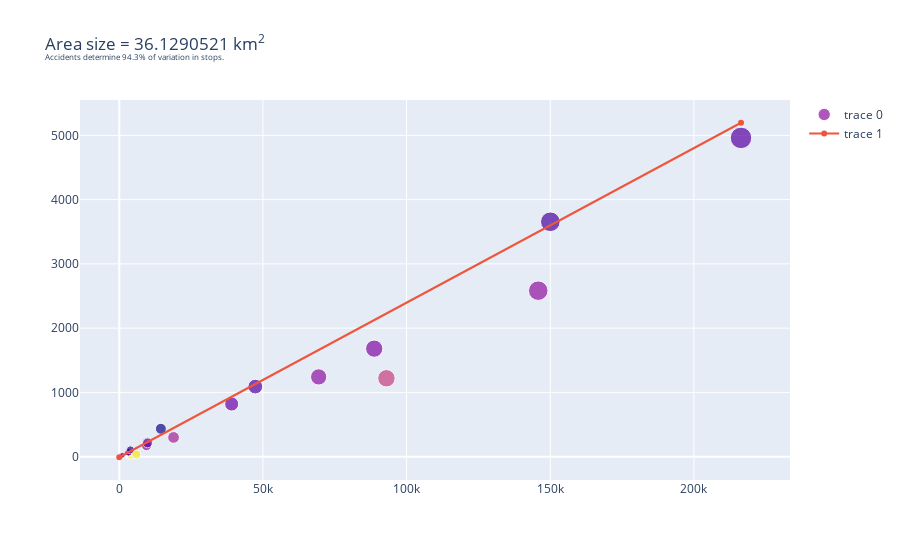
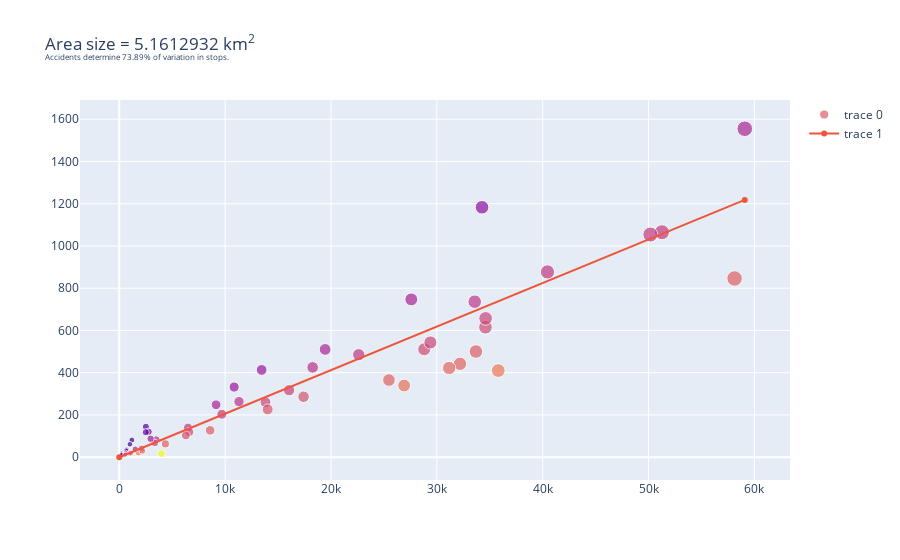
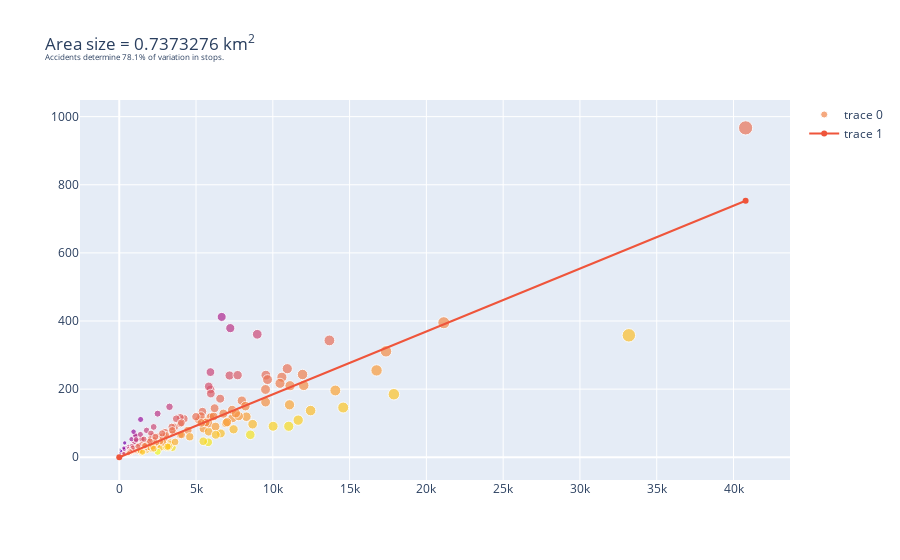
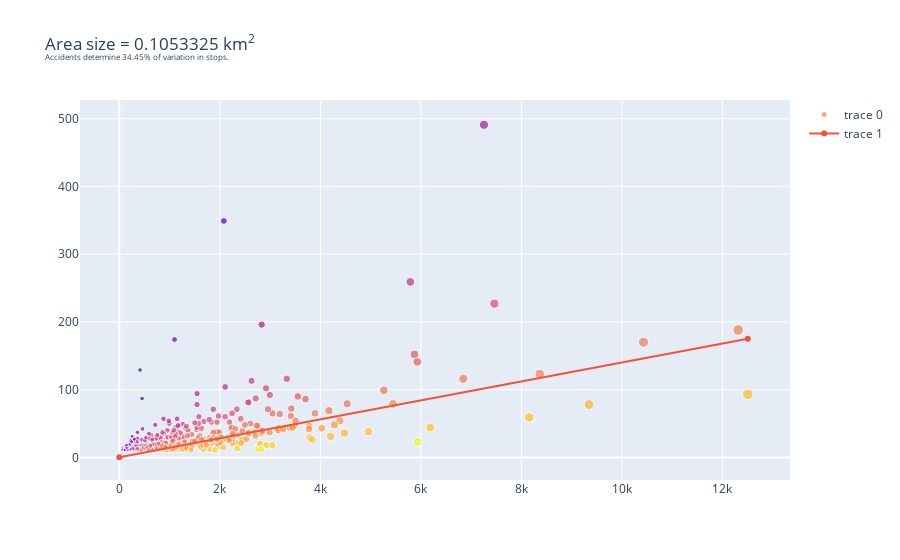

The notebook cell these images were saved under, in order:
### Code cell
for res in RESOLUTIONS:
    scatter_x_y_w_WLS_trend(x='Stops', y='Accident', res=res, query_str='Stops > 50 and Accident > 10')

### Figure 1 — Plotly figure (JSON) as saved in the notebook; plotly's stock layout.template omitted (floating-point values rounded to 4 significant figures)
{"data": [{"marker": {"color": [4.018, 5.253, 3.771, 3.843, 3.866, 3.885, 3.823, 3.966, 3.775, 4.334, 3.714, 5.168, 4.001, 4.024, 3.591, 4.033, 3.508, 4.146, 3.905], "size": [9.873, 7.96, 14.75, 7.505, 14.06, 7.557, 9.96, 17.26, 21.57, 17.46, 19.68, 8.791, 5.351, 16.23, 7.892, 19.54, 10.97, 11.72, 5.749]}, "mode": "markers", "type": "scatter", "x": [9502, 4015, 47355, 3172, 39125, 3261, 9839, 88729, 216388, 92986, 150029, 5972, 820, 69395, 3880, 145815, 14481, 18898, 1092], "y": [171, 21, 1090, 68, 819, 67, 215, 1681, 4961, 1220, 3656, 34, 15, 1241, 107, 2583, 434, 299, 22]}, {"type": "scatter", "x": [0, 216388], "y": [-9.265, 5197.0]}], "layout": {"title": {"text": "\n                      Area size = 36.1290521 km<sup>2<sup>      \n                      <br>Accidents determine 94.3% of variation in stops.\n                      "}}}

### Figure 2 — Plotly figure (JSON) as saved in the notebook; plotly's stock layout.template omitted (floating-point values rounded to 4 significant figures)
{"data": [{"marker": {"color": [4.214, 2.501, 5.456, 4.236, 3.609, 3.143, 3.739, 4.109, 4.458, 3.29, 3.924, 3.608, 3.973, 3.94, 2.958, 3.837, 3.914, 3.762, 4.21, 3.06, 3.527, 3.866, 4.032, 3.96, 3.638, 3.82, 2.861, 3.641, 3.874, 4.03, 4.128, 4.288, 4.23, 3.366, 2.687, 3.483, 3.863, 3.842, 4.285, 4.246, 4.03, 3.781, 3.577, 3.831, 3.742, 4.302, 3.272, 3.816, 3.684, 3.613, 3.991, 3.142, 4.47, 3.964, 3.761, 2.804, 4.374, 3.487, 3.056, 3.335, 4.018, 2.736, 4.112, 3.901], "size": [9.627, 3.952, 7.943, 8.125, 12.89, 5.091, 7.687, 11.49, 6.524, 5.14, 11.25, 9.78, 10.84, 6.776, 5.131, 8.977, 7.611, 10.31, 13.55, 5.07, 7.377, 9.922, 13.03, 5.382, 15.59, 13.54, 7.083, 11.81, 15.05, 13.64, 10.88, 13.39, 15.53, 13.61, 5.873, 10.77, 14.97, 12.26, 6.831, 12.63, 5.718, 5.065, 5.038, 14.18, 4.641, 13.29, 4.907, 4.832, 6.236, 4.856, 13.09, 7.259, 13.76, 13.64, 11.63, 5.633, 12.81, 10.21, 7.076, 4.193, 9.019, 3.834, 8.907, 4.829]}, "mode": "markers", "type": "scatter", "x": [8588, 244, 3981, 4357, 27588, 672, 3491, 17412, 1812, 698, 16044, 9147, 13816, 2108, 693, 6495, 3356, 11313, 33692, 661, 2961, 9690, 28808, 839, 59087, 33579, 2517, 19448, 51264, 34592, 14021, 32186, 58124, 34269, 1190, 13451, 50169, 22620, 2178, 25475, 1069, 658, 644, 40451, 464, 31161, 580, 545, 1512, 556, 29392, 2777, 35803, 34606, 18268, 1007, 26913, 10853, 2507, 309, 6618, 216, 6293, 544], "y": [127, 20, 17, 63, 747, 29, 83, 286, 21, 26, 317, 248, 260, 41, 36, 140, 67, 263, 500, 31, 87, 203, 511, 16, 1555, 736, 144, 510, 1065, 615, 226, 442, 846, 1183, 81, 413, 1054, 485, 30, 365, 19, 15, 18, 877, 11, 422, 22, 12, 38, 15, 543, 120, 410, 657, 425, 61, 339, 332, 118, 11, 119, 14, 103, 11]}, {"type": "scatter", "x": [0, 59087], "y": [-0.5, 1218.0]}], "layout": {"title": {"text": "\n                      Area size = 5.1612932 km<sup>2<sup>      \n                      <br>Accidents determine 73.89% of variation in stops.\n                      "}}}

### Figure 3 — Plotly figure (JSON) as saved in the notebook; plotly's stock layout.template omitted (floating-point values rounded to 4 significant figures; data arrays with more than 128 entries replaced by an {"elided": "..."} marker saying what was removed)
{"data": [{"marker": {"color": {"elided": "221 float values"}, "size": {"elided": "221 float values"}}, "mode": "markers", "type": "scatter", "x": {"elided": "221 int values"}, "y": {"elided": "221 int values"}}, {"type": "scatter", "x": [0, 40788], "y": [0.01326, 753.0]}], "layout": {"title": {"text": "\n                      Area size = 0.7373276 km<sup>2<sup>      \n                      <br>Accidents determine 78.1% of variation in stops.\n                      "}}}

### Figure 4 — Plotly figure (JSON) as saved in the notebook; plotly's stock layout.template omitted (floating-point values rounded to 4 significant figures; data arrays with more than 128 entries replaced by an {"elided": "..."} marker saying what was removed)
{"data": [{"marker": {"color": {"elided": "440 float values"}, "size": {"elided": "440 float values"}}, "mode": "markers", "type": "scatter", "x": {"elided": "440 int values"}, "y": {"elided": "440 int values"}}, {"type": "scatter", "x": [0, 12506], "y": [0.1868, 175.2]}], "layout": {"title": {"text": "\n                      Area size = 0.1053325 km<sup>2<sup>      \n                      <br>Accidents determine 34.45% of variation in stops.\n                      "}}}
